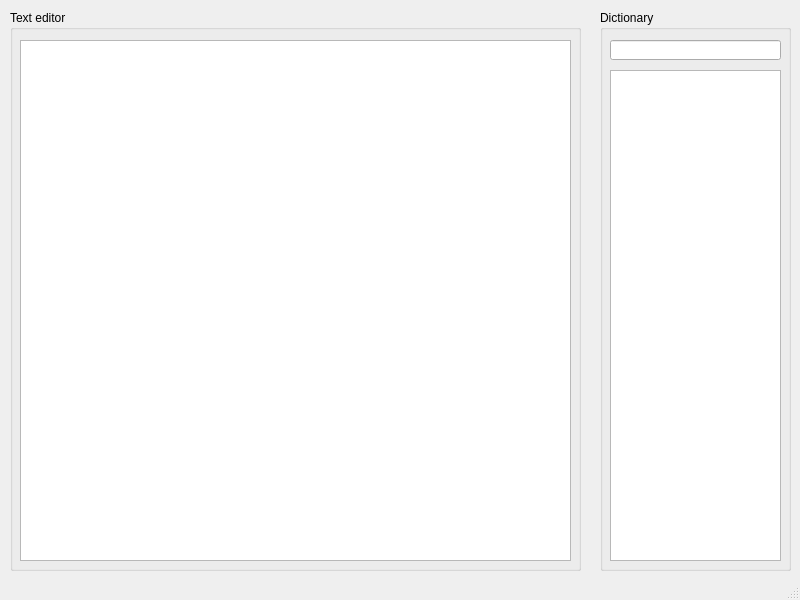
<?xml version="1.0" encoding="UTF-8"?>
<ui version="4.0">
 <class>MainWindow</class>
 <widget class="QMainWindow" name="MainWindow">
  <property name="geometry">
   <rect>
    <x>0</x>
    <y>0</y>
    <width>800</width>
    <height>600</height>
   </rect>
  </property>
  <property name="windowTitle">
   <string>Star Checker</string>
  </property>
  <widget class="QWidget" name="centralwidget">
   <widget class="QGroupBox" name="groupBox">
    <property name="geometry">
     <rect>
      <x>10</x>
      <y>10</y>
      <width>571</width>
      <height>561</height>
     </rect>
    </property>
    <property name="title">
     <string>Text editor</string>
    </property>
    <widget class="QTextEdit" name="textEdit">
     <property name="geometry">
      <rect>
       <x>10</x>
       <y>30</y>
       <width>551</width>
       <height>521</height>
      </rect>
     </property>
    </widget>
   </widget>
   <widget class="QGroupBox" name="groupBox_2">
    <property name="geometry">
     <rect>
      <x>600</x>
      <y>10</y>
      <width>191</width>
      <height>561</height>
     </rect>
    </property>
    <property name="title">
     <string>Dictionary</string>
    </property>
    <widget class="QListWidget" name="listWidget">
     <property name="geometry">
      <rect>
       <x>10</x>
       <y>60</y>
       <width>171</width>
       <height>491</height>
      </rect>
     </property>
    </widget>
    <widget class="QLineEdit" name="lineEdit">
     <property name="geometry">
      <rect>
       <x>10</x>
       <y>30</y>
       <width>171</width>
       <height>20</height>
      </rect>
     </property>
    </widget>
   </widget>
  </widget>
  <widget class="QStatusBar" name="statusbar"/>
 </widget>
 <resources/>
 <connections/>
</ui>
